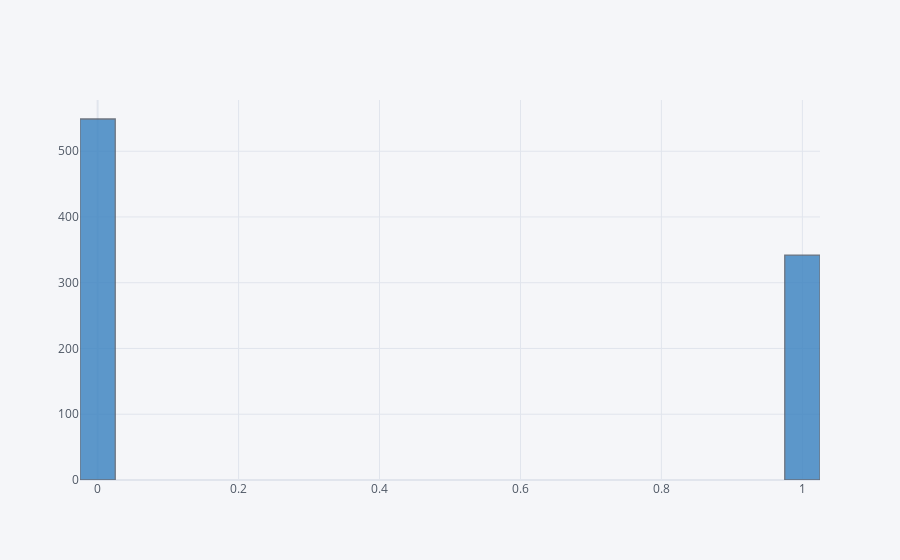

The notebook cell this image was saved under:
### Code cell
cufflinks_tra=train_data['Survived'].iplot(kind='hist',bins=30,color='blue')

### Figure 1 — Plotly figure (JSON) as saved in the notebook; plotly's stock layout.template omitted (floating-point values rounded to 4 significant figures; data arrays with more than 128 entries replaced by an {"elided": "..."} marker saying what was removed)
{"data": [{"histfunc": "count", "histnorm": "", "marker": {"color": "rgba(55, 128, 191, 1.0)", "line": {"color": "#4D5663", "width": 1.3}}, "name": "Survived", "nbinsx": 30, "opacity": 0.8, "orientation": "v", "type": "histogram", "x": {"elided": "891 int values"}}], "layout": {"barmode": "overlay", "legend": {"bgcolor": "#F5F6F9", "font": {"color": "#4D5663"}}, "paper_bgcolor": "#F5F6F9", "plot_bgcolor": "#F5F6F9", "title": {"font": {"color": "#4D5663"}}, "xaxis": {"gridcolor": "#E1E5ED", "showgrid": true, "tickfont": {"color": "#4D5663"}, "title": {"font": {"color": "#4D5663"}, "text": ""}, "zerolinecolor": "#E1E5ED"}, "yaxis": {"gridcolor": "#E1E5ED", "showgrid": true, "tickfont": {"color": "#4D5663"}, "title": {"font": {"color": "#4D5663"}, "text": ""}, "zerolinecolor": "#E1E5ED"}}}
